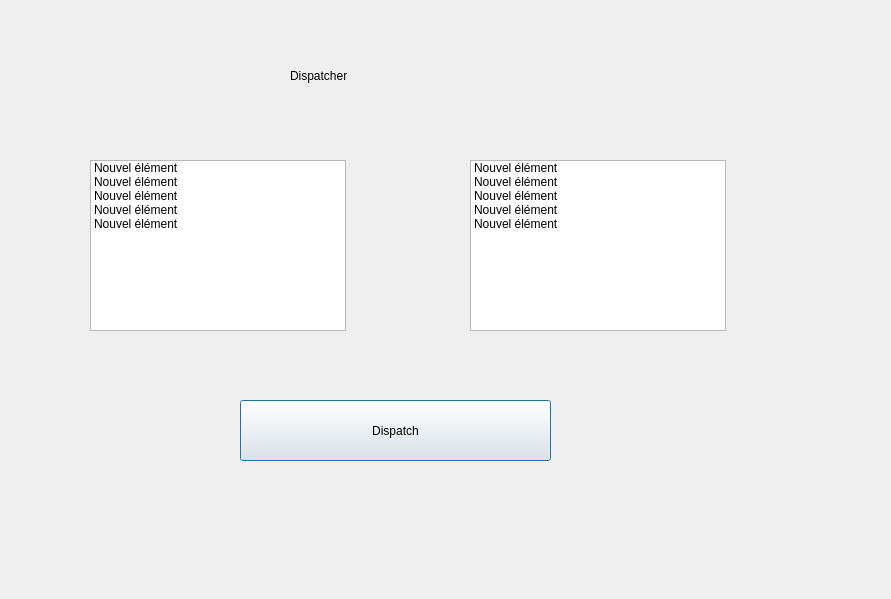
<?xml version="1.0" encoding="UTF-8"?>
<ui version="4.0">
 <class>Dispatcher_interface</class>
 <widget class="QDialog" name="Dispatcher_interface">
  <property name="geometry">
   <rect>
    <x>0</x>
    <y>0</y>
    <width>891</width>
    <height>599</height>
   </rect>
  </property>
  <property name="windowTitle">
   <string>Dialog</string>
  </property>
  <widget class="QListWidget" name="listWidget_colis">
   <property name="geometry">
    <rect>
     <x>90</x>
     <y>160</y>
     <width>256</width>
     <height>171</height>
    </rect>
   </property>
   <item>
    <property name="text">
     <string>Nouvel élément</string>
    </property>
   </item>
   <item>
    <property name="text">
     <string>Nouvel élément</string>
    </property>
   </item>
   <item>
    <property name="text">
     <string>Nouvel élément</string>
    </property>
   </item>
   <item>
    <property name="text">
     <string>Nouvel élément</string>
    </property>
   </item>
   <item>
    <property name="text">
     <string>Nouvel élément</string>
    </property>
   </item>
  </widget>
  <widget class="QLabel" name="label">
   <property name="geometry">
    <rect>
     <x>290</x>
     <y>50</y>
     <width>201</width>
     <height>51</height>
    </rect>
   </property>
   <property name="text">
    <string>Dispatcher</string>
   </property>
  </widget>
  <widget class="QPushButton" name="pushButton">
   <property name="geometry">
    <rect>
     <x>240</x>
     <y>400</y>
     <width>311</width>
     <height>61</height>
    </rect>
   </property>
   <property name="text">
    <string>Dispatch</string>
   </property>
  </widget>
  <widget class="QListWidget" name="listWidget_colis_2">
   <property name="geometry">
    <rect>
     <x>470</x>
     <y>160</y>
     <width>256</width>
     <height>171</height>
    </rect>
   </property>
   <item>
    <property name="text">
     <string>Nouvel élément</string>
    </property>
   </item>
   <item>
    <property name="text">
     <string>Nouvel élément</string>
    </property>
   </item>
   <item>
    <property name="text">
     <string>Nouvel élément</string>
    </property>
   </item>
   <item>
    <property name="text">
     <string>Nouvel élément</string>
    </property>
   </item>
   <item>
    <property name="text">
     <string>Nouvel élément</string>
    </property>
   </item>
  </widget>
 </widget>
 <resources/>
 <connections/>
</ui>
